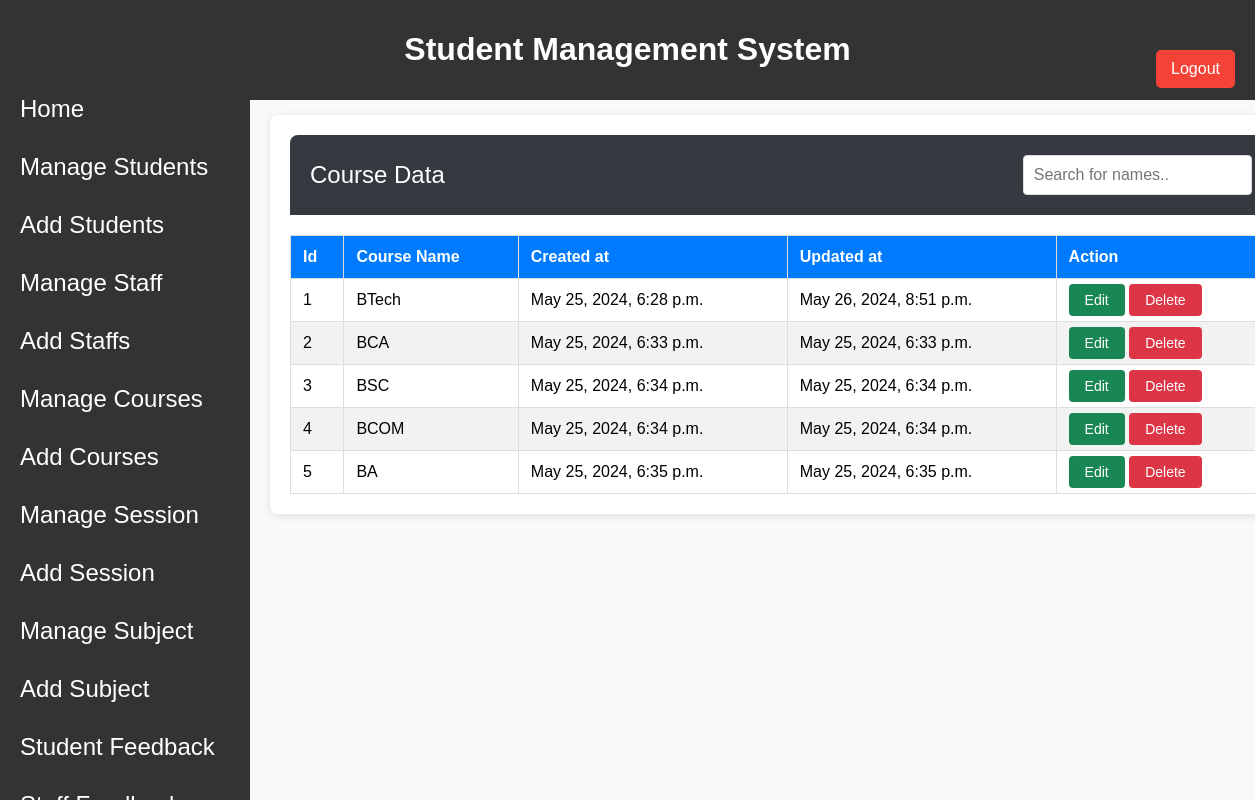
Screenshot of /manage_course/ with the database file from the repository.
### college_app/models.py (models this page shows, shortened)
class Course(models.Model):
    course_id = models.UUIDField(default=uuid.uuid4, unique=True, primary_key=True)
    course_name = models.CharField(max_length=255)
    created_at = models.DateTimeField(auto_now_add=True)
    updated_at = models.DateTimeField(auto_now=True)

### college_app/views.py (the view)
# urls.py: path("manage_course/", manage_course, name="manage_course"),
def manage_course(request):
    course_obj = Course.objects.all()
    course_edit = None
    if "edit_id" in request.session:
        try:
            course_edit = Course.objects.get(course_id=request.session["edit_id"])
        except Course.DoesNotExist:
            pass
        del request.session["edit_id"]
    return render(
        request,
        "managecourse.html",
        {"course_obj": course_obj, "course_edit": course_edit},
    )

### college_app/templates/managecourse.html (shortened to what this page needs)
{% extends "hod.html" %}
{% load static %}
{% block content %}
<html>
<head>
</head>
<body>
    <div class="content">
        <div class="student-table-header">
            <h2>Course Data</h2>
            <input type="text" id="searchInput" onkeyup="searchTable()" placeholder="Search for names..">
        </div>
        <div class="student-table">
            <table border="1">
                <thead>
                    <tr>
                        <th>Id</th>
                        <th>Course Name</th>
                        <th>Created at</th>
                        <th>Updated at</th>
                        <th>Action</th>
                    </tr>
                </thead>
                <tbody>
                    {% for i in course_obj %}
                    <tr>
                        <td>{{ forloop.counter }}</td>
                        <td>
                            {% if course_edit and course_edit.id == i.id %}
                                <form method="post" action="{% url 'save_course' i.course_id %}">
                                    {% csrf_token %}
                                    <input type="text" class="edit_course" name="course_name" value="{{ i.course_name }}">
                                    <button class="btn-save" type="submit">Save</button>
                                </form>
                            {% else %}
                                {{ i.course_name }}
                            {% endif %}
                        </td>
                        <td>{{ i.created_at }}</td>
                        <td>{{ i.updated_at }}</td>
                        <td>
                            {% if course_edit and course_edit.id == i.id %}
                                <a class="btn-delete" href="{% url 'manage_course' %}">Cancel</a>
                            {% else %}
                                <a class="btn-edit" href="{% url 'edit_course' i.course_id %}">Edit</a>
                                <a class="btn-delete" href="{% url 'delete_course' i.course_id %}">Delete</a>
                            {% endif %}
                        </td>
                    </tr>
                    {% endfor %}
                </tbody>
            </table>
        </div>
    </div>
</body>
</html>
{% endblock content %}

### college_app/static/css/hod.css (style rules this page uses)
body { font-family: Arial, sans-serif; background-color: #f4f4f4; margin: 0; padding: 50px; }

### college_app/templates/managecourse.html (style rules this page uses)
body { font-family: Arial, sans-serif; background-color: #f8f9fa; }
.content { width: 85%; margin: 65px 0px 0px 220px; padding: 20px; background-color: #fff; box-shadow: 0 2px 10px rgba(0, 0, 0, 0.1); border-radius: 8px; }
.student-table { margin-top: 20px; }
.student-table-header { display: flex; justify-content: space-between; align-items: center; background-color: #343a40; color: white; padding: 20px; border-top-left-radius: 8px; border-top-right-radius: 8px; }
.student-table-header h2 { margin: 0; font-weight: normal; }
.student-table-header input[type="text"] { padding: 10px; border: 1px solid #ddd; border-radius: 4px; font-size: 16px; box-sizing: border-box; transition: box-shadow 0.3s, border-color 0.3s; outline: none; }
.student-table table { width: 100%; border-collapse: collapse; margin-top: 10px; }
.student-table th, .student-table td { padding: 12px; border: 1px solid #ddd; text-align: left; }
.student-table th { background-color: #007bff; color: white; font-weight: bold; }
.student-table tbody tr:nth-child(even) { background-color: #f2f2f2; }
.btn-edit,.btn-save, .btn-delete { padding: 8px 16px; border: none; border-radius: 4px; font-size: 14px; cursor: pointer; transition: background-color 0.3s ease; text-decoration: none; }
.btn-edit { background-color:#198754; color: #fff; }
.btn-delete { background-color: #dc3545; color: #fff; }

### rows the page displays
Course: course_name "BTech", created_at "May 25, 2024, 6:28 p.m.", updated_at "May 26, 2024, 8:51 p.m."
Course: course_name "BCA", created_at "May 25, 2024, 6:33 p.m.", updated_at "May 25, 2024, 6:33 p.m."
Course: course_name "BSC", created_at "May 25, 2024, 6:34 p.m.", updated_at "May 25, 2024, 6:34 p.m."
Course: course_name "BCOM", created_at "May 25, 2024, 6:34 p.m.", updated_at "May 25, 2024, 6:34 p.m."
Course: course_name "BA", created_at "May 25, 2024, 6:35 p.m.", updated_at "May 25, 2024, 6:35 p.m."
